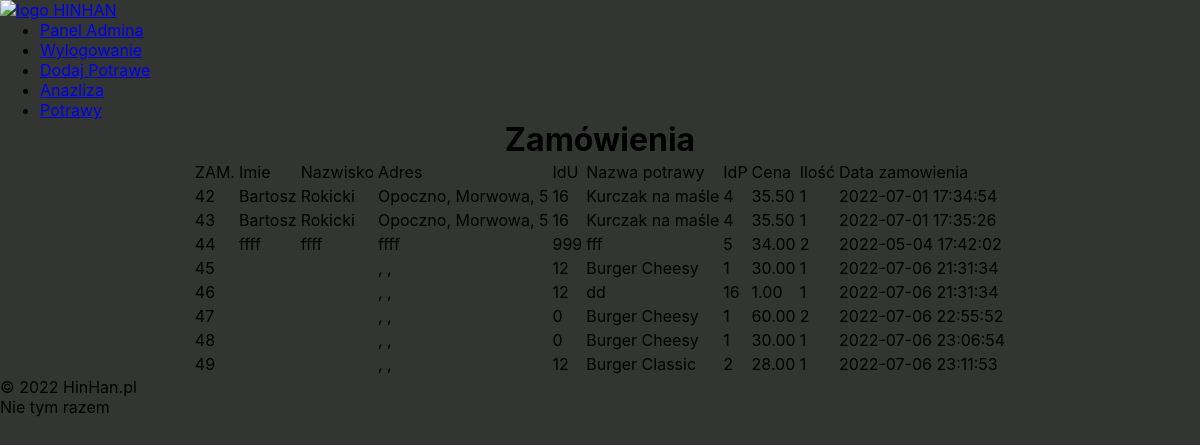
/PanelAdmina.php (signed in), run on the app's committed database.
### tables this page shows
CREATE TABLE `zamowienia` (
  `id_zamowienia` int(11) NOT NULL,
  `Imie` text NOT NULL,
  `Nazwisko` text NOT NULL,
  `Adres` text NOT NULL,
  `data_zamowienia` datetime NOT NULL,
  `Id_usera` int(11) NOT NULL,
  `nazwa_potrawy` text NOT NULL,
  `id_potrawy` int(11) NOT NULL,
  `cena` decimal(9,2) NOT NULL,
  `ilosc` int(11) NOT NULL
);

### PanelAdmina.php (the view, shortened to what this page needs)
<?php
require('connect.php');
if (isset($_SESSION['admin']))
{
?>
<html lang="en">
<head>
    <link href="style.css" rel="stylesheet">
</head>
    <body>
<div id="container">
<div class="div_logo">
        <a href="index.php"><img src="img/logo.png"alt="logo HINHAN"></a>
    </div>
    <div class="nav">
        <ul>
        <?php
        if (isset($_SESSION['admin']))
			{
				echo '<li><a class="link"href="PanelAdmina.php">Panel Admina</a></li>';
			}
			if (isset($_SESSION['zalogowano']))
			{
				echo '<li><a class="link"href="Wyloguj.php">Wylogowanie</a></li>';
			}else {
                echo'<li><a class="link"href="Logowanie.php">Logowanie</a></li>';
            }?>
            <li><a class="link" href="dodajPotrawe.php">Dodaj Potrawe</a></li>
            <li><a class="link"href="analiza.php">Anazliza</a></li>
            <li><a class="link"href="potrawy.php">Potrawy</a></li>
        </ul>
    </div>
    <center>
    <div class="zamowienia">
            <h1>Zamówienia</h1>
    <?php
    echo"<table class='styl-tabela'>
    <thead>
    <tr>
    <td>ZAM.</td>
    <td>Imie</td>
    <td>Nazwisko</td>
    <td>Adres</td>
    <td>IdU</td>
    <td>Nazwa potrawy</td>
    <td>IdP</td>
    <td>Cena</td>
    <td>Ilość</td>
    <td>Data zamowienia</td>
    </tr></thead><tbody>";
                $wynik = mysqli_query($polaczenie, "select * from zamowienia ");
				while ($rekord = $wynik->fetch_assoc()) {
					$id_zan = $rekord['id_zamowienia'];
					$imie = $rekord['Imie'];
					$nazwisko = $rekord['Nazwisko'];
                    $Adres = $rekord['Adres'];
                    $data_zamowienia = $rekord['data_zamowienia'];
                    $Id_usera = $rekord['Id_usera'];
                    $nazwa_potrawy = $rekord['nazwa_potrawy'];
                    $id_potrawy = $rekord['id_potrawy'];
                    $cena = $rekord['cena'];
                    $ilosc= $rekord['ilosc'];
                    echo"
                    <tr>
                    <td>$id_zan</td>
                    <td>$imie</td>
                    <td>$nazwisko</td>
                    <td>$Adres</td>
                    <td>$Id_usera</td>
                    <td>$nazwa_potrawy</td>
                    <td>$id_potrawy</td>
                    <td>$cena</td>
                    <td>$ilosc</td>
                    <td>$data_zamowienia</td>
                    </tr>";
                }
                echo"</tbody></table>"?>
    </div></center>
</div>
<div class="stopka">
       © 2022 <a hreg="index.php">HinHan.pl</a>
</div>
    </body>
</html>
<?php
}
echo "Nie tym razem";?>

### style.css (style rules this page uses)
* { margin: 0 auto; background-color: 333533; font-family: -apple-system, BlinkMacSystemFont, 'Segoe UI', Roboto, Oxygen, Ubuntu, Cantarell, 'Open Sans', 'Helvetica Neue', sans-serif; }

### data on the page
zamowienia: id_zamowienia "42", Imie "Bartosz", Nazwisko "Rokicki", Adres "Opoczno, Morwowa, 5", Id_usera "16", nazwa_potrawy "Kurczak na maśle", id_potrawy "4", cena "35.50", ilosc "1", data_zamowienia "2022-07-01 17:34:54"
zamowienia: id_zamowienia "43", Imie "Bartosz", Nazwisko "Rokicki", Adres "Opoczno, Morwowa, 5", Id_usera "16", nazwa_potrawy "Kurczak na maśle", id_potrawy "4", cena "35.50", ilosc "1", data_zamowienia "2022-07-01 17:35:26"
zamowienia: id_zamowienia "44", Imie "ffff", Nazwisko "ffff", Adres "ffff", Id_usera "999", nazwa_potrawy "fff", id_potrawy "5", cena "34.00", ilosc "2", data_zamowienia "2022-05-04 17:42:02"
zamowienia: id_zamowienia "45", Adres ", ,", Id_usera "12", nazwa_potrawy "Burger Cheesy", id_potrawy "1", cena "30.00", ilosc "1", data_zamowienia "2022-07-06 21:31:34"
zamowienia: id_zamowienia "46", Adres ", ,", Id_usera "12", nazwa_potrawy "dd", id_potrawy "16", cena "1.00", ilosc "1", data_zamowienia "2022-07-06 21:31:34"
zamowienia: id_zamowienia "47", Adres ", ,", Id_usera "0", nazwa_potrawy "Burger Cheesy", id_potrawy "1", cena "60.00", ilosc "2", data_zamowienia "2022-07-06 22:55:52"
zamowienia: id_zamowienia "48", Adres ", ,", Id_usera "0", nazwa_potrawy "Burger Cheesy", id_potrawy "1", cena "30.00", ilosc "1", data_zamowienia "2022-07-06 23:06:54"
zamowienia: id_zamowienia "49", Adres ", ,", Id_usera "12", nazwa_potrawy "Burger Classic", id_potrawy "2", cena "28.00", ilosc "1", data_zamowienia "2022-07-06 23:11:53"
